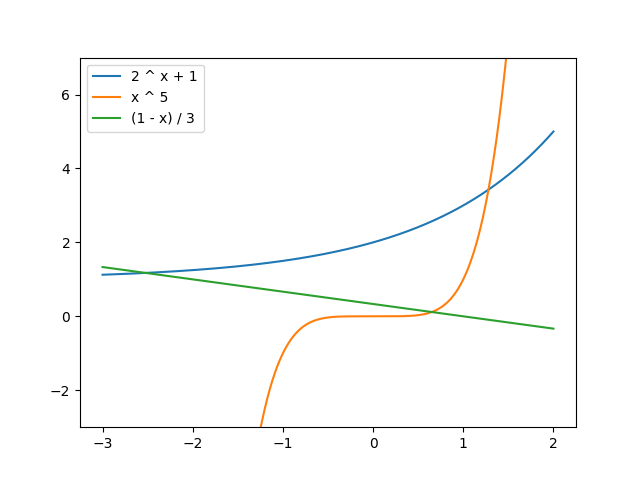

Python code for this plot:
import matplotlib.pyplot as plt
import numpy as np

x = np.linspace(-3, 2, 1000)

y1 = 2 ** x + 1

y2 = x ** 5

y3 = (1 - x) / 3

plt.plot(x, y1)
plt.plot(x, y2)
plt.plot(x, y3)
plt.ylim(-3, 7)

plt.legend(["2 ^ x + 1", "x ^ 5", "(1 - x) / 3"])

plt.savefig("chart", dpi=100)
